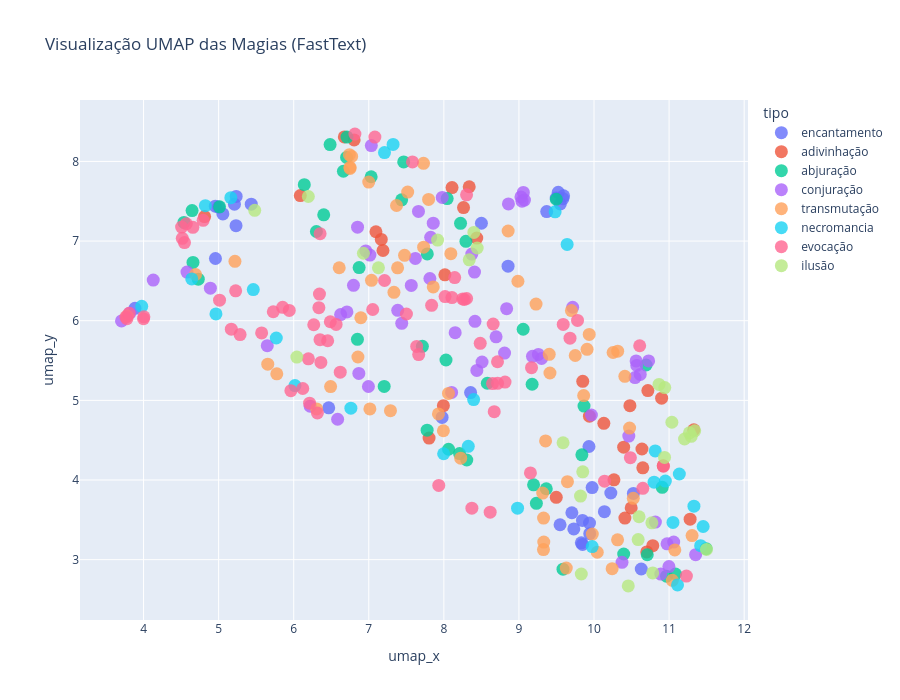

Notebook code for this chart:
### Code cell
fig = plot_umap(df_embeddings.values, df, "Visualização UMAP das Magias (FastText)", False)
fig.show()
